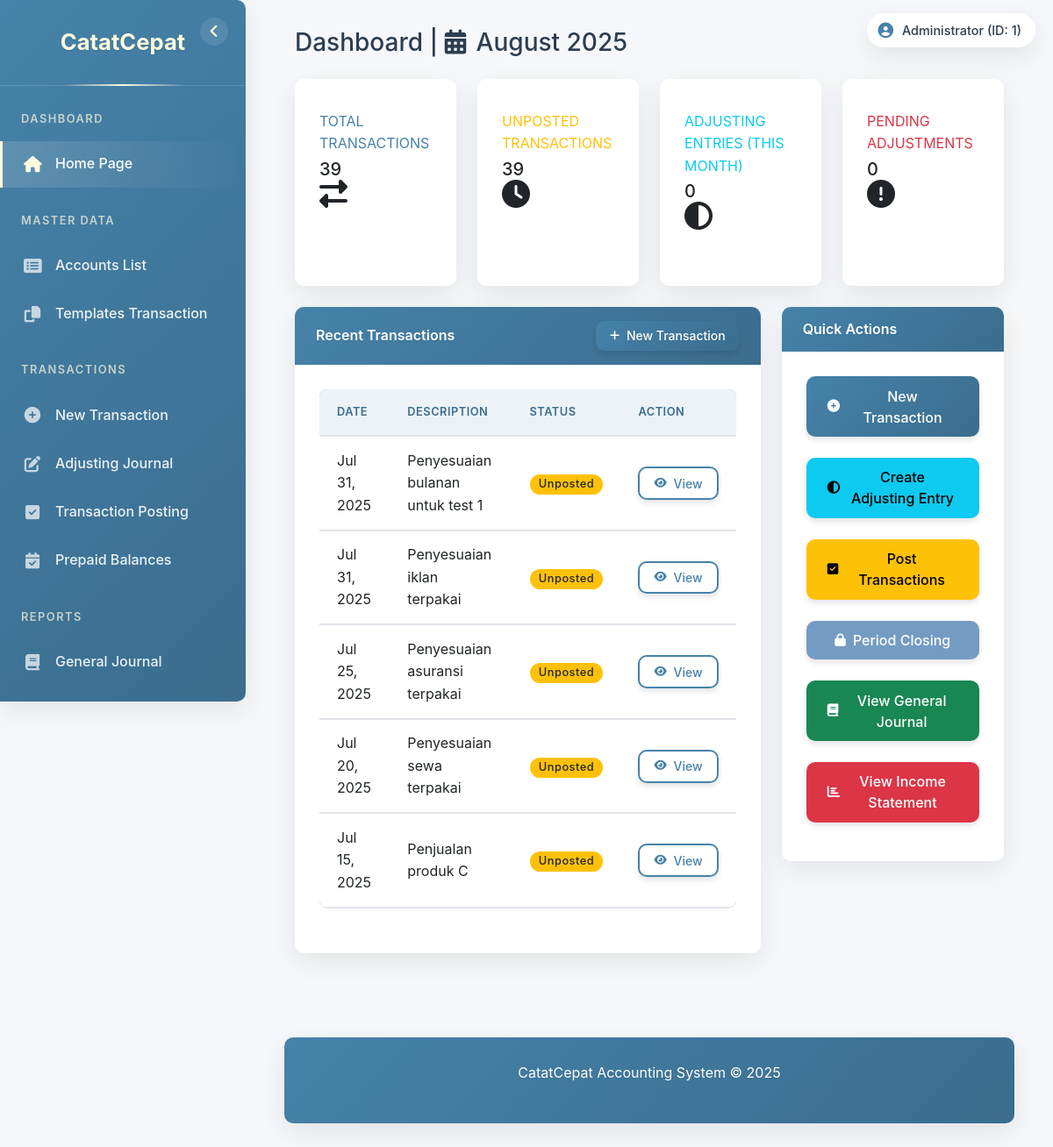
/index.php (signed in), run on the app's committed database.
### tables this page shows
CREATE TABLE `users` (
  `id` int NOT NULL,
  `username` varchar(50) NOT NULL,
  `password` varchar(255) NOT NULL,
  `nama_lengkap` varchar(100) DEFAULT NULL,
  `roles` varchar(10) NOT NULL
);

CREATE TABLE `transaksi` (
  `id_transaksi` int NOT NULL,
  `tgl_transaksi` date NOT NULL,
  `nama_transaksi` varchar(100) NOT NULL,
  `post` varchar(1) NOT NULL DEFAULT '0',
  `hapus` varchar(1) NOT NULL DEFAULT '0',
  `adjustment_end_date` date DEFAULT NULL,
  `needs_adjustment` tinyint(1) NOT NULL DEFAULT '0',
  `adjustment_start_date` date DEFAULT NULL,
  `penyesuaian` tinyint(1) DEFAULT '0'
);

### pages/home.php (the view, shortened to what this page needs)
<?php
$currentMonth = date('n');
$currentYear = date('Y');
$conn = $GLOBALS['conn'];
$totalTransactions = 0;
$sql = "SELECT COUNT(*) as total FROM transaksi WHERE hapus = '0'";
$result = $conn->query($sql);
if ($result && $row = $result->fetch_assoc()) {
    $totalTransactions = $row['total'];
}
$unpostedTransactions = 0;
$sql = "SELECT COUNT(*) as total FROM transaksi WHERE post = '0' AND hapus = '0'";
$result = $conn->query($sql);
if ($result && $row = $result->fetch_assoc()) {
    $unpostedTransactions = $row['total'];
}
$adjustingEntries = 0;
$sql = "SELECT COUNT(*) as total FROM jurnal_penyesuaian
        WHERE MONTH(tanggal) = ? AND YEAR(tanggal) = ?";
$stmt = $conn->prepare($sql);
$stmt->bind_param("ii", $currentMonth, $currentYear);
$stmt->execute();
$result = $stmt->get_result();
if ($result && $row = $result->fetch_assoc()) {
    $adjustingEntries = $row['total'];
}
$pendingAdjustments = 0;
$sql = "SELECT COUNT(*) as total FROM jurnal_penyesuaian
        WHERE MONTH(tanggal) = ? AND YEAR(tanggal) = ? AND status = 'pending'";
$stmt = $conn->prepare($sql);
$stmt->bind_param("ii", $currentMonth, $currentYear);
$stmt->execute();
$result = $stmt->get_result();
if ($result && $row = $result->fetch_assoc()) {
    $pendingAdjustments = $row['total'];
}
$recentTransactions = [];
$sql = "SELECT id_transaksi, tgl_transaksi, nama_transaksi, post
        FROM transaksi
        WHERE hapus = '0'
        ORDER BY tgl_transaksi DESC, id_transaksi DESC
        LIMIT 5";
$result = $conn->query($sql);
if ($result) {
    while ($row = $result->fetch_assoc()) {
        $recentTransactions[] = $row;
    }
}
?>
<div class="container-fluid">
    <div class="d-sm-flex align-items-center justify-content-between mb-4">
        <h1 class="h3 mb-0 text-gray-800">Dashboard | <i class="fas fa-calendar-alt me-1"></i> <?php echo date('F Y'); ?></h1>
    </div>
    <div class="row">
        <div class="col-xl-3 col-md-6 mb-4">
            <div class="card border-left-primary shadow h-100 py-2">
                <div class="card-body">
                    <div class="row no-gutters align-items-center">
                        <div class="col mr-2">
                            <div class="text-xs font-weight-bold text-primary text-uppercase mb-1">
                                Total Transactions</div>
                            <div class="h5 mb-0 font-weight-bold text-gray-800">
                                <?php echo number_format($totalTransactions); ?>
                            </div>
                        </div>
                        <div class="col-auto">
                            <i class="fas fa-exchange-alt fa-2x text-gray-300"></i>
                        </div>
                    </div>
                </div>
            </div>
        </div>
        <div class="col-xl-3 col-md-6 mb-4">
            <div class="card border-left-warning shadow h-100 py-2">
                <div class="card-body">
                    <div class="row no-gutters align-items-center">
                        <div class="col mr-2">
                            <div class="text-xs font-weight-bold text-warning text-uppercase mb-1">
                                Unposted Transactions</div>
                            <div class="h5 mb-0 font-weight-bold text-gray-800">
                                <?php echo number_format($unpostedTransactions); ?>
                            </div>
                        </div>
                        <div class="col-auto">
                            <i class="fas fa-clock fa-2x text-gray-300"></i>
                        </div>
                    </div>
                </div>
            </div>
        </div>
        <div class="col-xl-3 col-md-6 mb-4">
            <div class="card border-left-info shadow h-100 py-2">
                <div class="card-body">
                    <div class="row no-gutters align-items-center">
                        <div class="col mr-2">
                            <div class="text-xs font-weight-bold text-info text-uppercase mb-1">
                                Adjusting Entries (This Month)</div>
                            <div class="h5 mb-0 font-weight-bold text-gray-800">
                                <?php echo number_format($adjustingEntries); ?>
                            </div>
                        </div>
                        <div class="col-auto">
                            <i class="fas fa-adjust fa-2x text-gray-300"></i>
                        </div>
                    </div>
                </div>
            </div>
        </div>
        <div class="col-xl-3 col-md-6 mb-4">
            <div class="card border-left-danger shadow h-100 py-2">
                <div class="card-body">
                    <div class="row no-gutters align-items-center">
                        <div class="col mr-2">
                            <div class="text-xs font-weight-bold text-danger text-uppercase mb-1">
                                Pending Adjustments</div>
                            <div class="h5 mb-0 font-weight-bold text-gray-800">
                                <?php echo number_format($pendingAdjustments); ?>
                            </div>
                        </div>
                        <div class="col-auto">
                            <i class="fas fa-exclamation-circle fa-2x text-gray-300"></i>
                        </div>
                    </div>
                </div>
            </div>
        </div>
    </div>
    <div class="row">
        <div class="col-lg-8 mb-4">
            <div class="card shadow mb-4">
                <div class="card-header py-3 d-flex flex-row align-items-center justify-content-between">
                    <h6 class="m-0 font-weight-bold ">Recent Transactions</h6>
                    <a href="index.php?page=input_transaction" class="btn btn-sm btn-primary">
                        <i class="fas fa-plus"></i> New Transaction
                    </a>
                </div>
                <div class="card-body">
                    <div class="table-responsive">
                        <table class="table table-hover">
                            <thead>
                                <tr>
                                    <th>Date</th>
                                    <th>Description</th>
                                    <th>Status</th>
                                    <th>Action</th>
                                </tr>
                            </thead>
                            <tbody>
                                <?php foreach ($recentTransactions as $transaction): ?>
                                    <tr>
                                        <td><?php echo date('M d, Y', strtotime($transaction['tgl_transaksi'])); ?></td>
                                        <td><?php echo htmlspecialchars($transaction['nama_transaksi']); ?></td>
                                        <td>
                                            <?php if ($transaction['post'] == '1'): ?>
                                                <span class="badge bg-success">Posted</span>
                                            <?php else: ?>
                                                <span class="badge bg-warning text-dark">Unposted</span>
                                            <?php endif; ?>
                                        </td>
                                        <td>
                                            <a href="index.php?page=view_transaction&id=<?php echo $transaction['id_transaksi']; ?>"
                                                class="btn btn-sm btn-outline-primary">
                                                <i class="fas fa-eye"></i> View
                                            </a>
                                        </td>
                                    </tr>
                                <?php endforeach; ?>
                            </tbody>
                        </table>
                    </div>
                </div>
            </div>
        </div>
        <div class="col-lg-4 mb-4">
            <div class="card shadow mb-4">
                <div class="card-header py-3 d-flex flex-row align-items-center justify-content-between">
                    <h6 class="m-0 font-weight-bold ">Quick Actions</h6>
                </div>
                <div class="card-body">
                    <div class="d-grid gap-2">
                        <a href="index.php?page=input_transaction" class="btn btn-primary mb-3">
                            <i class="fas fa-plus-circle me-2"></i> New Transaction
                        </a>
                        <a href="index.php?page=adjusting_journal" class="btn btn-info mb-3">
                            <i class="fas fa-adjust me-2"></i> Create Adjusting Entry
                        </a>
                        <a href="index.php?page=posting" class="btn btn-warning mb-3">
                            <i class="fas fa-check-square me-2"></i> Post Transactions
                        </a>
                        <a href="index.php?page=closed_periods" class="btn btn-secondary mb-3">
                            <i class="fas fa-lock me-2"></i> Period Closing
                        </a>
                        <a href="index.php?page=journal" class="btn btn-success mb-3">
                            <i class="fas fa-book me-2"></i> View General Journal
                        </a>
                        <a href="index.php?page=income_statement" class="btn btn-danger mb-3">
                            <i class="fas fa-chart-bar me-2"></i> View Income Statement
                        </a>
                    </div>
                </div>
            </div>
        </div>
    </div>
</div>

### index.php (shortened to what this page needs)
<?php
include "config/connect.php";
$page = isset($_GET['page']) ? $_GET['page'] : 'home';
$user_id = 0;
$nama_lengkap = $_SESSION['nama_lengkap'] ?? $_SESSION['username'];
$username = $_SESSION['username'];
$sql = "SELECT id FROM users WHERE username = ?";
$stmt = $conn->prepare($sql);
$stmt->bind_param("s", $username);
$stmt->execute();
$result = $stmt->get_result();
if ($user = $result->fetch_assoc()) {
    $user_id = $user['id'];
}
?>
<!DOCTYPE html>
<html lang="en">
<head>
    <link href="https://cdn.jsdelivr.net/npm/bootstrap@5.3.0-alpha1/dist/css/bootstrap.min.css" rel="stylesheet">
    <link rel="stylesheet" href="https://cdnjs.cloudflare.com/ajax/libs/font-awesome/6.4.0/css/all.min.css">
    <link rel="stylesheet" href="style.css">
</head>
<body>
    <div class="user-info">
        <i class="fas fa-user-circle"></i>
        <span><?php echo htmlspecialchars($nama_lengkap); ?> (ID: <?php echo htmlspecialchars($user_id); ?>)</span>
    </div>
    <div class="sidebar" id="sidebar">
        <button class="minimize-toggle" id="minimizeToggle">
            <i class="fas fa-angle-left"></i>
        </button>
        <div class="sidebar-brand">
            <span class="brand-full">CatatCepat</span>
        </div>
        <ul class="sidebar-nav">
            <li class="nav-section-title">Dashboard</li>
            <li class="nav-item">
                <a class="nav-link <?php echo $page == 'home' ? 'active' : ''; ?>" href="index.php">
                    <i class="fas fa-home"></i>
                    <span>Home Page</span>
                </a>
            </li>
            <li class="nav-section-title">Master Data</li>
            <li class="nav-item">
                <a class="nav-link <?php echo $page == 'accounts' ? 'active' : ''; ?>" href="index.php?page=accounts">
                    <i class="fas fa-list-alt"></i>
                    <span>Accounts List</span>
                </a>
            </li>
            <li class="nav-item">
                <a class="nav-link <?php echo $page == 'reaksi' ? 'active' : ''; ?>" href="index.php?page=reaksi">
                    <i class="fas fa-copy"></i>
                    <span>Templates Transaction</span>
                </a>
            </li>
            <li class="nav-section-title">Transactions</li>
            <li class="nav-item">
                <a class="nav-link <?php echo $page == 'input_transaction' ? 'active' : ''; ?>" href="index.php?page=input_transaction">
                    <i class="fas fa-plus-circle"></i>
                    <span>New Transaction</span>
                </a>
            </li>
            <li class="nav-item">
                <a class="nav-link <?php echo $page == 'adjusting_journal' ? 'active' : ''; ?>" href="index.php?page=adjusting_journal">
                    <i class="fas fa-edit"></i>
                    <span>Adjusting Journal</span>
                </a>
            </li>
            <li class="nav-item">
                <a class="nav-link <?php echo $page == 'posting' ? 'active' : ''; ?>" href="index.php?page=posting">
                    <i class="fas fa-check-square"></i>
                    <span>Transaction Posting</span>
                </a>
            </li>
            <li class="nav-item">
                <a class="nav-link <?php echo $page == 'prepaid_balances' ? 'active' : ''; ?>" href="index.php?page=prepaid_balances">
                    <i class="fas fa-calendar-check"></i>
                    <span>Prepaid Balances</span>
                </a>
            </li>
            <li class="nav-section-title">Reports</li>
            <li class="nav-item">
                <a class="nav-link <?php echo $page == 'journal' ? 'active' : ''; ?>" href="index.php?page=journal">
                    <i class="fas fa-book"></i>
                    <span>General Journal</span>
                </a>
            </li>
            <li class="nav-item">
                <a class="nav-link <?php echo $page == 'ledger' ? 'active' : ''; ?>" href="index.php?page=ledger">
                    <span>General Ledger</span>
                </a>
            </li>
        </ul>
    </div>
    <div class="main-content">
        <div class="container-fluid">
            <?php
            switch ($page) {
                default:
                    include 'pages/home.php';
                    break;
            }
            ?>
            <div class="footer">
                <p>CatatCepat Accounting System &copy; <?php echo date('Y'); ?></p>
            </div>
        </div>
    </div>
</body>
</html>

### data on the page
users: id "1"
transaksi: tgl_transaksi "Jul 31, 2025", nama_transaksi "Penyesuaian bulanan untuk test 1", post "Unposted"
transaksi: tgl_transaksi "Jul 31, 2025", nama_transaksi "Penyesuaian iklan terpakai", post "Unposted"
transaksi: tgl_transaksi "Jul 25, 2025", nama_transaksi "Penyesuaian asuransi terpakai", post "Unposted"
transaksi: tgl_transaksi "Jul 20, 2025", nama_transaksi "Penyesuaian sewa terpakai", post "Unposted"
transaksi: tgl_transaksi "Jul 15, 2025", nama_transaksi "Penjualan produk C", post "Unposted"

### other printed values
$nama_lengkap "Administrator"
$totalTransactions "39"
$unpostedTransactions "39"
$adjustingEntries "0"
$pendingAdjustments "0"
